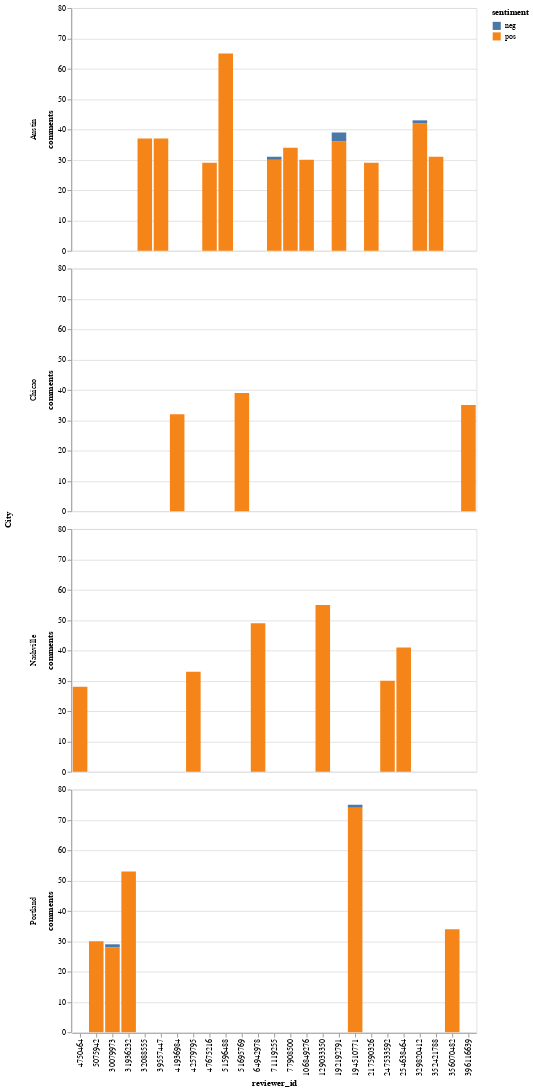

The notebook cell saved with this chart:
### Code cell
#sent by reviewer by city
sent_city_per_reviewer = pd.DataFrame(top_25_rev.groupby(['reviewer_id','sentiment','city_y'])['comments'].count().reset_index()).sort_values(by='reviewer_id')

sent_reviewed_cities = alt.Chart(sent_city_per_reviewer).mark_bar().encode(
            x= alt.X('reviewer_id:N'),
            y = alt.Y('comments:Q'),
            color='sentiment:N',
            row=alt.Row('city_y:N', title="City")
)
sent_reviewed_cities

### Figure 1 — Vega-Lite specification as saved in the notebook (floating-point values rounded to 4 significant figures)
{"config": {"view": {"continuousWidth": 400, "continuousHeight": 300}}, "data": {"name": "data-c44183ab86cad73eecc7e0d51f01daeb"}, "mark": "bar", "encoding": {"color": {"field": "sentiment", "type": "nominal"}, "row": {"field": "city_y", "title": "City", "type": "nominal"}, "x": {"field": "reviewer_id", "type": "nominal"}, "y": {"field": "comments", "type": "quantitative"}}, "$schema": "https://vega.github.io/schema/vega-lite/v4.17.0.json", "datasets": {"data-c44183ab86cad73eecc7e0d51f01daeb": [{"reviewer_id": 4750464, "sentiment": "pos", "city_y": "Nashville", "comments": 28}, {"reviewer_id": 5075942, "sentiment": "pos", "city_y": "Portland", "comments": 30}, {"reviewer_id": 30079973, "sentiment": "neg", "city_y": "Portland", "comments": 1}, {"reviewer_id": 30079973, "sentiment": "pos", "city_y": "Portland", "comments": 28}, {"reviewer_id": 31936232, "sentiment": "pos", "city_y": "Portland", "comments": 53}, {"reviewer_id": 32088555, "sentiment": "pos", "city_y": "Austin", "comments": 37}, {"reviewer_id": 39557447, "sentiment": "pos", "city_y": "Austin", "comments": 37}, {"reviewer_id": 41936984, "sentiment": "pos", "city_y": "Chicao", "comments": 32}, {"reviewer_id": 42579795, "sentiment": "pos", "city_y": "Nashville", "comments": 33}, {"reviewer_id": 47675216, "sentiment": "pos", "city_y": "Austin", "comments": 29}, {"reviewer_id": 51596488, "sentiment": "pos", "city_y": "Austin", "comments": 65}, {"reviewer_id": 51695769, "sentiment": "pos", "city_y": "Chicao", "comments": 39}, {"reviewer_id": 64942978, "sentiment": "pos", "city_y": "Nashville", "comments": 49}, {"reviewer_id": 71119255, "sentiment": "pos", "city_y": "Austin", "comments": 30}, {"reviewer_id": 71119255, "sentiment": "neg", "city_y": "Austin", "comments": 1}, {"reviewer_id": 77908500, "sentiment": "pos", "city_y": "Austin", "comments": 34}, {"reviewer_id": 106849276, "sentiment": "pos", "city_y": "Austin", "comments": 30}, {"reviewer_id": 129033350, "sentiment": "pos", "city_y": "Nashville", "comments": 55}, {"reviewer_id": 192192791, "sentiment": "neg", "city_y": "Austin", "comments": 3}, {"reviewer_id": 192192791, "sentiment": "pos", "city_y": "Austin", "comments": 36}, {"reviewer_id": 194510771, "sentiment": "neg", "city_y": "Portland", "comments": 1}, {"reviewer_id": 194510771, "sentiment": "pos", "city_y": "Portland", "comments": 74}, {"reviewer_id": 217590326, "sentiment": "pos", "city_y": "Austin", "comments": 29}, {"reviewer_id": 247533592, "sentiment": "pos", "city_y": "Nashville", "comments": 30}, {"reviewer_id": 254638464, "sentiment": "pos", "city_y": "Nashville", "comments": 41}, {"reviewer_id": 329820412, "sentiment": "neg", "city_y": "Austin", "comments": 1}, {"reviewer_id": 329820412, "sentiment": "pos", "city_y": "Austin", "comments": 42}, {"reviewer_id": 352421788, "sentiment": "pos", "city_y": "Austin", "comments": 31}, {"reviewer_id": 356070482, "sentiment": "pos", "city_y": "Portland", "comments": 34}, {"reviewer_id": 396116639, "sentiment": "pos", "city_y": "Chicao", "comments": 35}]}}
